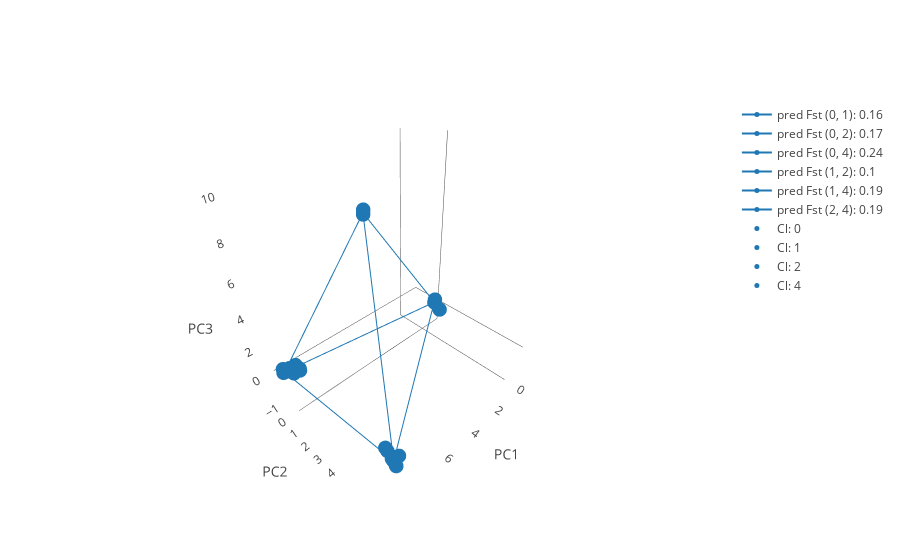

Write notebook code for a chart like this one.
### Markdown cell above
At the top of the next block, select the clusters between which to calculate distances.

### Code cell
from Euc_pca_tools.plot_tools import plot_vertix
#### Making it interesting:
Vertices= [0,1,2,4]

plot_vertix(feats,label_select,Vertices,m_coeff= m_coeff,b= b, color= '#1f77b4')

### Figure 1 — Plotly figure (JSON) as saved in the notebook; plotly's stock layout.template omitted (floating-point values rounded to 4 significant figures; data arrays with more than 128 entries replaced by an {"elided": "..."} marker saying what was removed)
{"data": [{"line": {"color": 0, "width": 2}, "marker": {"color": "#1f77b4", "size": 5}, "name": "pred Fst (0, 1): 0.16", "text": ["group: 0", "group: 1"], "type": "scatter3d", "uid": "af8c4b6f-fd7e-4eaa-a818-69ae58859148", "x": [-1.067, 8.94], "y": [-0.01489, -1.58], "z": [-0.01275, -0.1311]}, {"line": {"color": 1, "width": 2}, "marker": {"color": "#1f77b4", "size": 5}, "name": "pred Fst (0, 2): 0.17", "text": ["group: 0", "group: 2"], "type": "scatter3d", "uid": "24ff6fb8-f033-490d-b9d5-5c09d50871c2", "x": [-1.067, 8.151], "y": [-0.01489, 5.801], "z": [-0.01275, -1.056]}, {"line": {"color": 2, "width": 2}, "marker": {"color": "#1f77b4", "size": 5}, "name": "pred Fst (0, 4): 0.24", "text": ["group: 0", "group: 4"], "type": "scatter3d", "uid": "412b2e68-d6f0-40e7-8c67-58e3c311f0e7", "x": [-1.067, 7.106], "y": [-0.01489, 3.314], "z": [-0.01275, 10.06]}, {"line": {"color": 3, "width": 2}, "marker": {"color": "#1f77b4", "size": 5}, "name": "pred Fst (1, 2): 0.1", "text": ["group: 1", "group: 2"], "type": "scatter3d", "uid": "7548cc02-1cb7-4bbf-9616-350d35087b43", "x": [8.94, 8.151], "y": [-1.58, 5.801], "z": [-0.1311, -1.056]}, {"line": {"color": 4, "width": 2}, "marker": {"color": "#1f77b4", "size": 5}, "name": "pred Fst (1, 4): 0.19", "text": ["group: 1", "group: 4"], "type": "scatter3d", "uid": "2fa80b54-8b49-428f-9daf-9b6222fee0b0", "x": [8.94, 7.106], "y": [-1.58, 3.314], "z": [-0.1311, 10.06]}, {"line": {"color": 5, "width": 2}, "marker": {"color": "#1f77b4", "size": 5}, "name": "pred Fst (2, 4): 0.19", "text": ["group: 2", "group: 4"], "type": "scatter3d", "uid": "76b054b7-7a76-415b-80ee-a9866f03cd92", "x": [8.151, 7.106], "y": [5.801, 3.314], "z": [-1.056, 10.06]}, {"marker": {"color": "#1f77b4", "size": 5}, "mode": "markers", "name": "Cl: 0", "type": "scatter3d", "uid": "7c5f5d5a-43df-4e22-948a-24c6a31f730a", "x": {"elided": "682 float values"}, "y": {"elided": "682 float values"}, "z": {"elided": "682 float values"}}, {"marker": {"color": "#1f77b4", "size": 5}, "mode": "markers", "name": "Cl: 1", "type": "scatter3d", "uid": "f4d3d2a2-ec45-42f4-9636-035a69d1be4a", "x": [8.302, 9.013, 9.009, 9.009, 9.009, 9.009, 9.009, 9.009, 9.009, 8.695, 9.009, 9.009, 9.009, 8.209, 9.009, 9.009, 9.009, 9.009, 9.013, 9.009, 9.009, 9.009, 8.204, 9.009, 9.009, 9.009, 9.009, 9.009, 9.009, 9.009, 9.009, 9.009, 9.009, 9.009, 9.009, 9.009, 9.009, 9.009, 9.009, 9.009, 9.009, 9.009, 9.009, 9.013, 9.009, 8.601, 8.606, 9.009, 9.009, 9.023, 8.608, 9.009, 9.009, 9.009, 9.009, 9.009, 9.013, 8.607, 9.009, 9.009, 8.293, 9.009, 9.009, 9.009, 9.009, 9.009, 9.009, 9.009, 9.009, 9.009, 9.013], "y": [-1.14, -1.6, -1.594, -1.594, -1.594, -1.594, -1.594, -1.594, -1.594, -1.075, -1.594, -1.594, -1.594, -1.703, -1.594, -1.594, -1.594, -1.594, -1.6, -1.594, -1.594, -1.594, -1.712, -1.594, -1.594, -1.594, -1.594, -1.594, -1.594, -1.594, -1.594, -1.594, -1.594, -1.594, -1.594, -1.594, -1.594, -1.594, -1.594, -1.594, -1.594, -1.594, -1.594, -1.6, -1.594, -1.652, -1.637, -1.594, -1.594, -1.558, -1.652, -1.594, -1.594, -1.594, -1.594, -1.594, -1.6, -1.667, -1.594, -1.594, -1.152, -1.594, -1.594, -1.594, -1.594, -1.594, -1.594, -1.594, -1.594, -1.594, -1.6], "z": [-0.001383, -0.1339, -0.1326, -0.1326, -0.1326, -0.1326, -0.1326, -0.1326, -0.1326, -0.02407, -0.1326, -0.1326, -0.1326, -0.272, -0.1326, -0.1326, -0.1326, -0.1326, -0.1339, -0.1326, -0.1326, -0.1326, -0.2111, -0.1326, -0.1326, -0.1326, -0.1326, -0.1326, -0.1326, -0.1326, -0.1326, -0.1326, -0.1326, -0.1326, -0.1326, -0.1326, -0.1326, -0.1326, -0.1326, -0.1326, -0.1326, -0.1326, -0.1326, -0.1339, -0.1326, -0.2315, -0.1025, -0.1326, -0.1326, 0.1721, -0.1266, -0.1326, -0.1326, -0.1326, -0.1326, -0.1326, -0.1339, -0.2625, -0.1326, -0.1326, -0.1565, -0.1326, -0.1326, -0.1326, -0.1326, -0.1326, -0.1326, -0.1326, -0.1326, -0.1326, -0.1339]}, {"marker": {"color": "#1f77b4", "size": 5}, "mode": "markers", "name": "Cl: 2", "type": "scatter3d", "uid": "5f8c33c7-96e1-4a46-a226-53b327cc891d", "x": [8.2, 8.155, 8.2, 8.2, 8.2, 8.204, 8.2, 8.104, 8.104, 8.172, 8.076, 8.2, 7.759, 8.168, 8.2, 8.168, 8.2, 8.204], "y": [5.984, 5.68, 5.984, 5.984, 5.984, 6.009, 5.984, 5.328, 5.328, 5.785, 5.163, 5.984, 5.733, 5.761, 5.984, 5.761, 5.984, 6.009], "z": [-1.142, -1.002, -1.142, -1.142, -1.142, -1.154, -1.142, -0.8088, -0.8088, -1.022, -0.7728, -1.142, -1.12, -1.012, -1.142, -1.012, -1.142, -1.154]}, {"marker": {"color": "#1f77b4", "size": 5}, "mode": "markers", "name": "Cl: 4", "type": "scatter3d", "uid": "4b3fdf64-f61c-4d0d-accf-4c454b167c96", "x": [7.103, 7.11, 7.103], "y": [3.304, 3.332, 3.304], "z": [9.995, 10.2, 9.995]}], "layout": {"scene": {"xaxis": {"showgrid": false, "title": "PC1"}, "yaxis": {"showgrid": false, "title": "PC2"}, "zaxis": {"showgrid": false, "title": "PC3"}}}}
